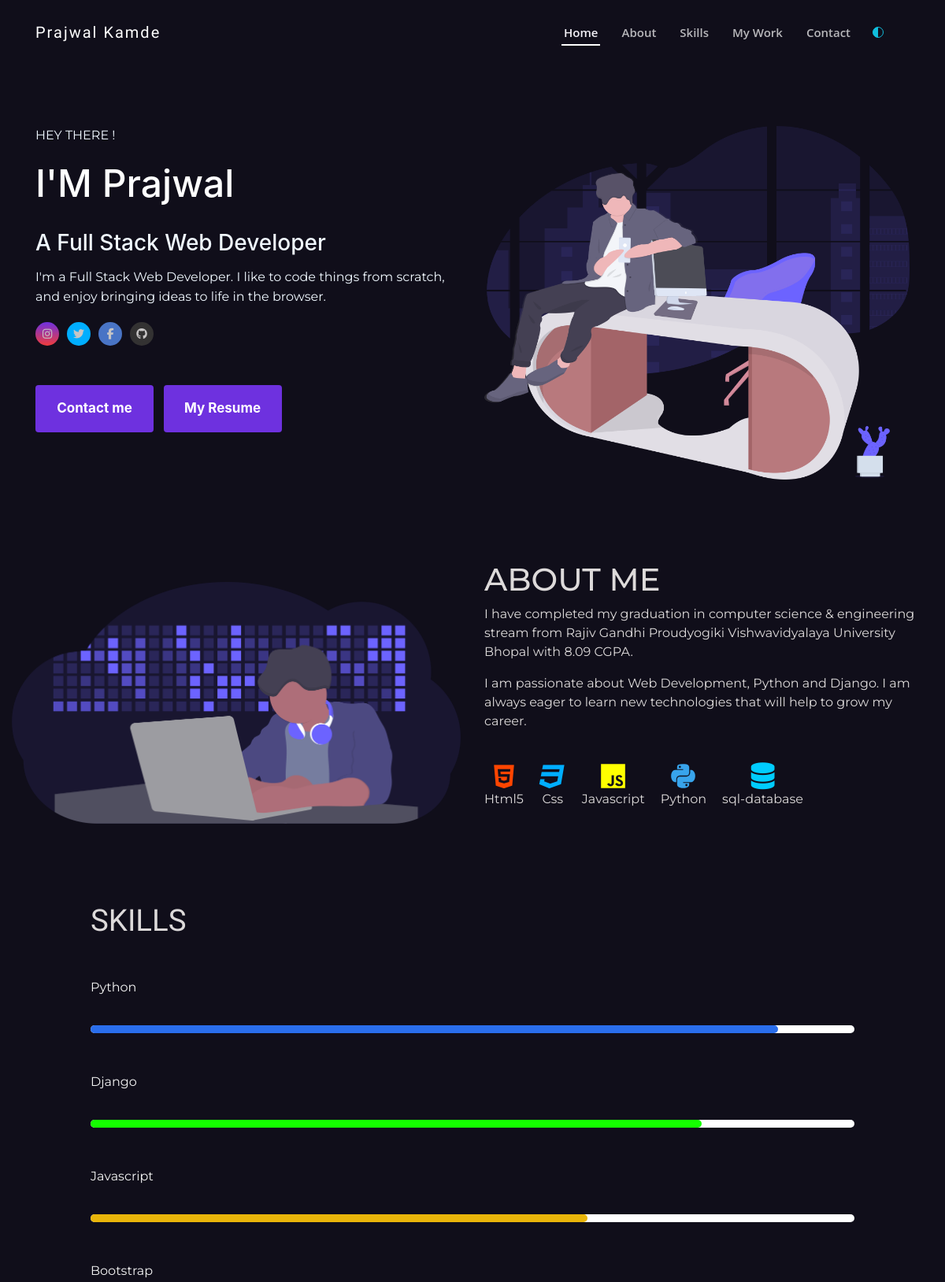
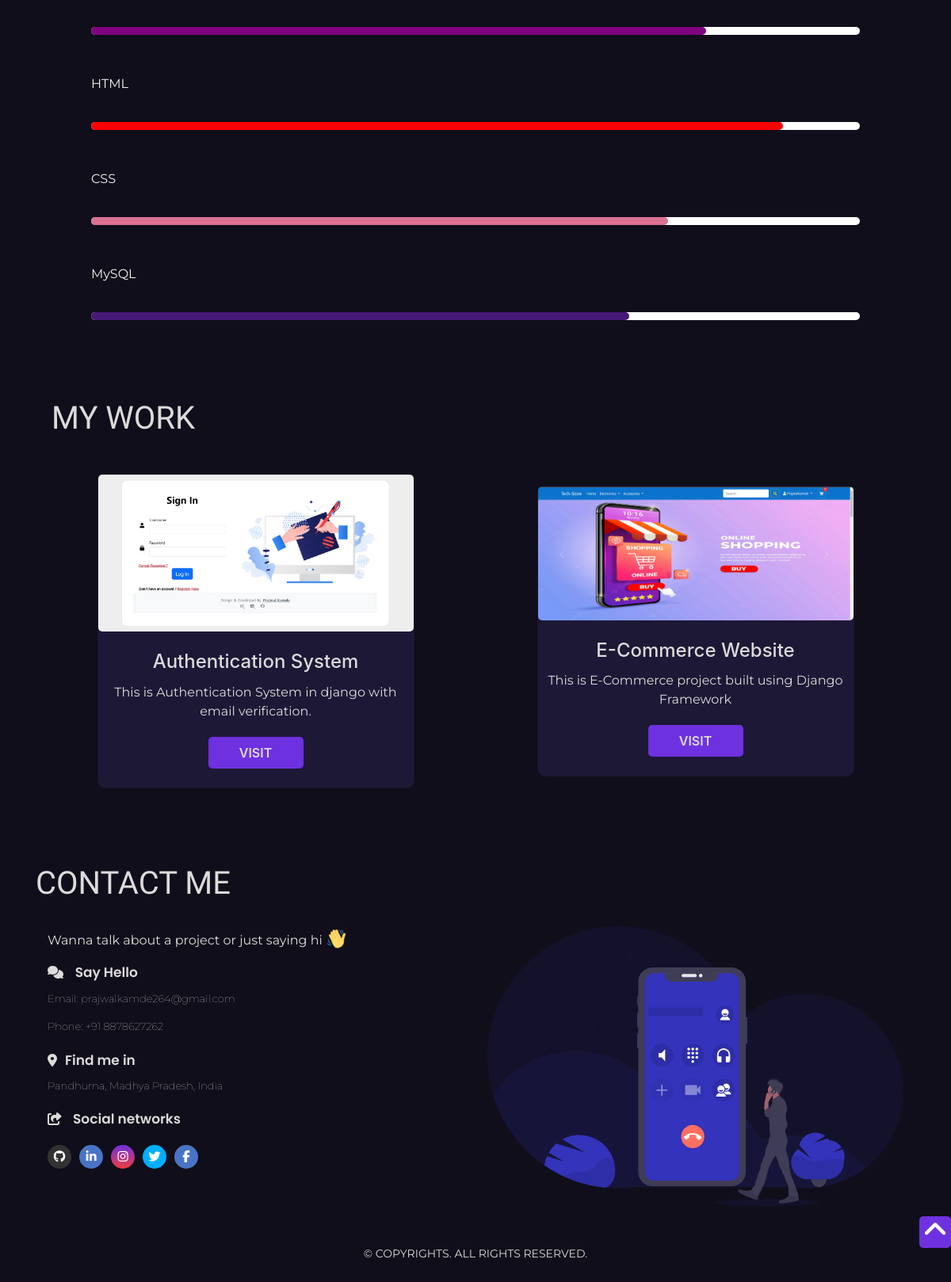
The page / on the database its author committed (2 pictures, top to bottom).
### feeds/models.py (models this page shows, shortened)
class PersonalInformation(models.Model):
    name_complete = models.CharField(max_length=50, blank=True, null=True)
    avatar = models.URLField(blank=True, null=True)
    mini_about = models.TextField(blank=True, null=True)
    address = models.CharField(max_length=100, blank=True, null=True)
    phone = models.CharField(max_length=20, blank=True, null=True)
    email = models.EmailField(max_length=255, blank=True, null=True)
    cv = models.FileField(upload_to='cv', blank=True, null=True)
    github = models.URLField(blank=True, null=True)
    linkedin = models.URLField(blank=True, null=True)
    facebook = models.URLField(blank=True, null=True)
    twitter = models.URLField(blank=True, null=True)
    instagram = models.URLField(blank=True, null=True)
    mycv = models.URLField(blank=True, null=True)

class About(models.Model):
    title = models.CharField(max_length=20, blank=True, null=True)
    description1 = models.TextField(blank=False, null=True)
    description2 = models.TextField(blank=False, null=True)
    about_avatar = models.URLField(blank=True, null=True)

class Projects(models.Model):
    title = models.CharField(max_length=50, blank=True, null=True)
    skill = models.TextField(max_length=230, blank=True, null=True)
    link = models.URLField(blank=True, null=True)
    image = models.ImageField(upload_to ='static/images',blank=True, null=True)

### feeds/views.py (the view)
# urls.py: path('',views.home_page,name="main_home" )
def home_page(request):
    myinfo = PersonalInformation.objects.all()
    myabout = About.objects.all()
    myskills = Projects.objects.all()
    skills = Skills.objects.all()
    context = {
        "info": myinfo,
        "about": myabout,
        "skills": myskills,
        "know": skills
    }
    return render(request, 'home_page.html', context)

### feeds/templates/home_page.html (shortened to what this page needs)
{% load static %}
<!DOCTYPE html>
<html lang="en">
<head>
    <link rel="stylesheet" href="https://unpkg.com/aos@next/dist/aos.css" />
    <link rel="stylesheet" href="https://code.ionicframework.com/ionicons/2.0.1/css/ionicons.min.css">
    <link rel="stylesheet" href="https://unicons.iconscout.com/release/v4.0.0/css/line.css">
    <link rel="stylesheet" href="https://allyoucan.cloud/cdn/icofont/1.0.1/icofont.css">
    <link href='https://cdn.jsdelivr.net/npm/boxicons@2.0.5/css/boxicons.min.css' rel='stylesheet'>
    <link rel="stylesheet" href="https://stackpath.bootstrapcdn.com/bootstrap/4.3.1/css/bootstrap.min.css">
    <link rel="stylesheet" href="{% static 'css/main.css' %}">
</head>
<body data-aos-easing="ease" data-aos-duration="1500" data-aos-delay="0">
    <header id="header" class="fixed-top ">
        <div class="container-fluid  navbur">
            <div class="navi">
                <div class="col-xl-9 d-flex align-items-center lefty">
                    <h1 class="logo mr-auto"><a href="#">Prajwal Kamde</a></h1>
                    <nav class="nav-menu d-none d-lg-block float-right">
                        <ul>
                            <li class="active"><a href="#home">Home</a></li>
                            <li><a href="#about">About</a></li>
                            <li><a href="#skills">Skills</a></li>
                            <li><a href="#work">My Work</a></li>
                            <li><a href="#contact">Contact</a></li>
                            <div class="invert pl-4 " id="theme-button">
                                <ion-icon name='contrast-outline' style="color:rgb(17, 190, 221)"></ion-icon>
                            </div>
                        </ul>
                    </nav>
                </div>
            </div>
        </div>
    </header>
    <section class=" descript "  id="home">
        <div class="container ">
            <div class="small-container ">
                <div class="row">
                    <div class="col-md-6 initial-0 aos-init " data-aos="zoom-in" data-aos-delay="200">
                        <p id="hey">HEY THERE !</p>
                        {% for infor in info %}
                        <h1 id="name">I'M <span>{{infor.name_complete}}</span> </h1>
                        <h3> A Full Stack Web Developer</h3>
                        <p> {{infor.mini_about}}</p>
                        <div class="social">
                            <a href="{{infor.instagram}}"> <i class="fa fa-instagram"></i></a>
                            <a href="{{infor.twitter}}"> <i class="fa fa-twitter"></i></a>
                            <a href="{{infor.facebook}}"><i class="fa fa-facebook" style="background: #4974c5"></i>
                           </a>
                            <a href="{{infor.github}}"><i class="fa fa-github"></i>
                            </a>
                        </div>
                        <div class="button">
                            <a href="#contact"> <button class="main-button2">Contact me   </button></a>
                            <a class="main-button ml-2" href="{{infor.mycv}}" target="_blank" rel="noopener noreferrer"> <button id="btn2">My Resume </i>
                            </button></a>
                        </div>
                    </div>
                    <div class="col-md-6 initial-1 aos-init" data-aos="zoom-in" data-aos-delay="300">
                        <img src="images/avatar/15.png" alt="">
                    </div>
                    {% endfor %}
                </div>
            </div>
        </div>
    </section>
    <section class="about its-me " id="about">
        <div class="container2">
            <div class="small-container2 ">
                <div class="row2 initial-3">
                    {% for aboutme in about %}
                    <div class="col-md-6 aos-init" data-aos="fade-up-right" data-aos-delay="700">
                        <img src="images/5.png" alt="">
                    </div>
                    <div class="col-md-6 initial-4">
                        <div class="title aos-init" data-aos="zoom-in" data-aos-delay="200">
                            <h1>{{aboutme.title}}</h1>
                        </div>
                        <p data-aos="zoom-in" data-aos-delay="200" class="aos-init">{{aboutme.description1}}</p>
                        <p data-aos="zoom-in" data-aos-delay="200" class="aos-init">{{aboutme.description2}}</p>
                        <div class="icons aos-init" data-aos="zoom-in" data-aos-delay="300">
                            <div> <i class="fa fa-html5"></i>
                                <p>Html5</p>
                            </div>
                            <div> <i class="fa fa-css3 " aria-hidden=”true”></i>
                                <p>Css</p>
                            </div>
                            <div>
                                <ion-icon name="logo-javascript" style="color: yellow;font-size:35px"></ion-icon>
                                <p>Javascript</p>
                            </div>
                            <div>
                                <ion-icon name="logo-python" style="color: #38a4ec;font-size:35px"></ion-icon>
                                <p>Python</p>
                            </div>
                            <div> <i class="fa fa-database"></i>
                                <p>sql-database</p>
                            </div>
                        </div>
                        {% endfor %}
                    </div>
                </div>
            </div>
        </div>
        <article>
            <div class="container skills" id="skills">
                <div class="small-container">
                    <div class="row9">
                        <div class="col-md-10 initial-5">
                            <div class="title">
                                <h1 class="">SKILLS</h1>
                            </div>
                            <div class="all-bars">
                                <div class="bars aos-init" data-aos="zoom-in" data-aos-delay="800">
                                    <div class="bar-info">
                                        <p>Python</p>
                                    </div>
                                    <div class="bar">
                                        <p id="one"></p>
                                    </div>
                                </div>
                                <div class="bars aos-init" data-aos="zoom-in" data-aos-delay="300">
                                    <div class="bar-info">
                                        <p>Django</p>
                                    </div>
                                    <div class="bar">
                                        <p id="two"></p>
                                    </div>
                                </div>
                                <div class="bars aos-init" data-aos="zoom-in" data-aos-delay="300">
                                    <div class="bar-info">
                                        <p>Javascript</p>
                                    </div>
                                    <div class="bar">
                                        <p id="three"></p>
                                    </div>
                                </div>
                                <div class="bars aos-init" data-aos="zoom-in" data-aos-delay="400">
                                    <div class="bar-info">
                                        <p>Bootstrap</p>
                                    </div>
                                    <div class="bar">
                                        <p id="four"></p>
                                    </div>
                                </div>
                                <div class="bars aos-init" data-aos="zoom-in" data-aos-delay="500">
                                    <div class="bar-info">
                                        <p>HTML</p>
                                    </div>
                                    <div class="bar">
                                        <p id="six"></p>
                                    </div>
                                </div>
                                <div class="bars aos-init" data-aos="zoom-in" data-aos-delay="600">
                                    <div class="bar-info">
                                        <p>CSS</p>
                                    </div>
                                    <div class="bar">
                                        <p id="seven"></p>
                                    </div>
                                </div>
                                <div class="bars aos-init" data-aos="zoom-in" data-aos-delay="700">
                                    <div class="bar-info">
                                        <p>MySQL</p>
                                    </div>
                                    <div class="bar">
                                        <p id="five"></p>
                                    </div>
                                </div>
                            </div>
                        </div>
                    </div>
                </div>
            </div>
        </article>
    </section>
    <div class="work">
        <div class="container" id="work">
            <div class="title2">
                <h1>MY WORK</h1>
            </div>
            <div class="small-container">
                <div class="row3">
                    {% for sys in skills %}
                    <div class="card initial-6 my-3   w- aos-init" data-aos="zoom-in" data-aos-delay="500" >
                        <img src="{{sys.image}}" alt="">
                        <div class="card-body col-5-info px-2 py-3 my-2 ">
                            <h4 class="pb-1">{{sys.title}}</h4>
                            <p class="pb-1">{{sys.skill}}</p>
                            <button><a href="{{sys.link}}">VISIT</a></button>
                        </div>
                    </div>
                    {% endfor %}
                </div>
            </div>
        </div>
    </div>
    <footer id="contact">
        <div class="container">
            <div class="title5" id="contact">
                <h1>CONTACT ME</h1>
            </div>
            <div class="small-container">
                <div class="row4">
                                         {% for infor in info %}
                    <div class="col-md-6 initial-8 aos-init" data-aos="fade-down-right" data-aos-delay="300">
                        <p id="helo">Wanna talk about a project or just saying hi <img src="{%  static 'images/e.png' %}" alt="" id="e" class="wave"></p>
                        <div class="contact-info">
                            <div class="c-ico">
                    <i class="fa fa-comments"></i> <span id="io">Say Hello</span></i>
                            </div>
                            <p>Email: <span>{{infor.email}}</span></p>
                            <p>Phone: <span>{{infor.phone}}</span></p>
                        </div>
                        <div class="contact-info">
                            <div class="c-ico">
                                <i class="fa fa-map-marker"></i><span id="io">Find me in</span>
                            </div>
                            <p><span>{{infor.address}}</span></p>
                        </div>
                        <div class="contact-info obojo">
                            <div class="c-ico">
                                <i class="fa fa-share-square-o"> <span id="io">Social networks</span> </i>
                            </div>
                            <h4>
                                <a href="{{infor.github}}"><i class="fa fa-github"></i></a>
                                <a href="{{infor.linkedin}}"><i class="fa fa-linkedin" style="background: #4974c5"></i></a>
                                <a href="{{infor.instagram}}"> <i class="fa fa-instagram"></i></a>
                                <a href="{{infor.twitter}}"> <i class="fa fa-twitter"></i></a>
                                <a href="{{infor.facebook}}"><i class="fa fa-facebook" style="background: #4974c5"></i></a>
                            </h4>
                        </div>
                    </div>
                    <div class=" col-md-6 initial-7 aos-init " data-aos="zoom-in " data-aos-delay="700 ">
                        <img src="{% static 'images/19.svg' %} " alt=" ">
                    </div>
                 {% endfor %}
                </div>
                <div class="footing ">
                    <div class="row justify-content-center ">
                        <div class="col-md-4 ">
                            <p id="copy ">© COPYRIGHTS. ALL RIGHTS RESERVED.
                        </div>
                    </div>
                </div>
            </div>
        </div>
        <div class="up-arrow ">
            <div class="arrow ">
                <a href="# "><i class="fa fa-angle-up "></i>
            </a>
            </div>
        </div>
    </footer>
</body>
</html>

### rows shown on the page
PersonalInformation: name_complete "Prajwal", mini_about "I'm a Full Stack Web Developer. I like to code things from scratch, and enjoy bringing ideas to life in the browser.", email "prajwalkamde264@gmail.com", phone "+91 8878627262", address "Pandhurna, Madhya Pradesh, India"
About: title "ABOUT ME", description1 "I have completed my graduation in computer science & engineering stream from Rajiv Gandhi Proudyogiki Vishwavidyalaya University Bhopal with 8.09 CGPA.", description2 "I am passionate about Web Development, Python and Django. I am always eager to learn new technologies that will help to grow my career."
Projects: image (picture), title "Authentication System", skill "This is Authentication System in django with email verification."
Projects: image (picture), title "E-Commerce Website", skill "This is E-Commerce project built using Django Framework"
